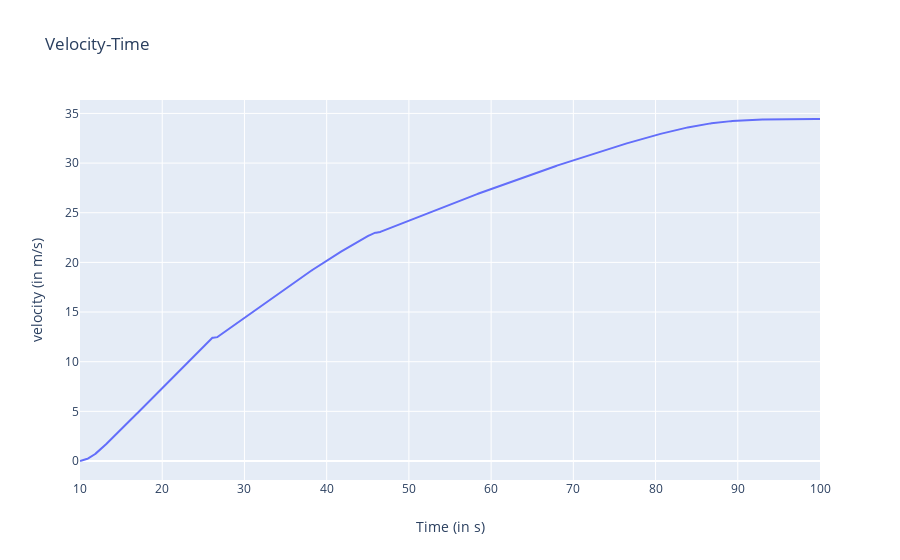

Write notebook code for a chart like this one.
### Markdown cell above
# Compute and plot velocity versus time graph

### Code cell
outputs = sol['outputs'] # outputs of the dispatcher
layout = go.Layout(title="Velocity-Time",
                xaxis=dict(title='Time (in s)'),
                yaxis=dict(title='velocity (in m/s)'))
data = [dict(x=outputs['times'], y=outputs['velocities'])] # select the desired outputs
fig = go.Figure(data=data, layout=layout)
iplot(fig)

### Figure 1 — Plotly figure (JSON) as saved in the notebook; plotly's stock layout.template omitted (floating-point values rounded to 4 significant figures; data arrays with more than 128 entries replaced by an {"elided": "..."} marker saying what was removed)
{"data": [{"type": "scatter", "x": {"elided": "901 float values"}, "y": {"elided": "901 float values"}}], "layout": {"title": {"text": "Velocity-Time"}, "xaxis": {"title": {"text": "Time (in s)"}}, "yaxis": {"title": {"text": "velocity (in m/s)"}}}}
